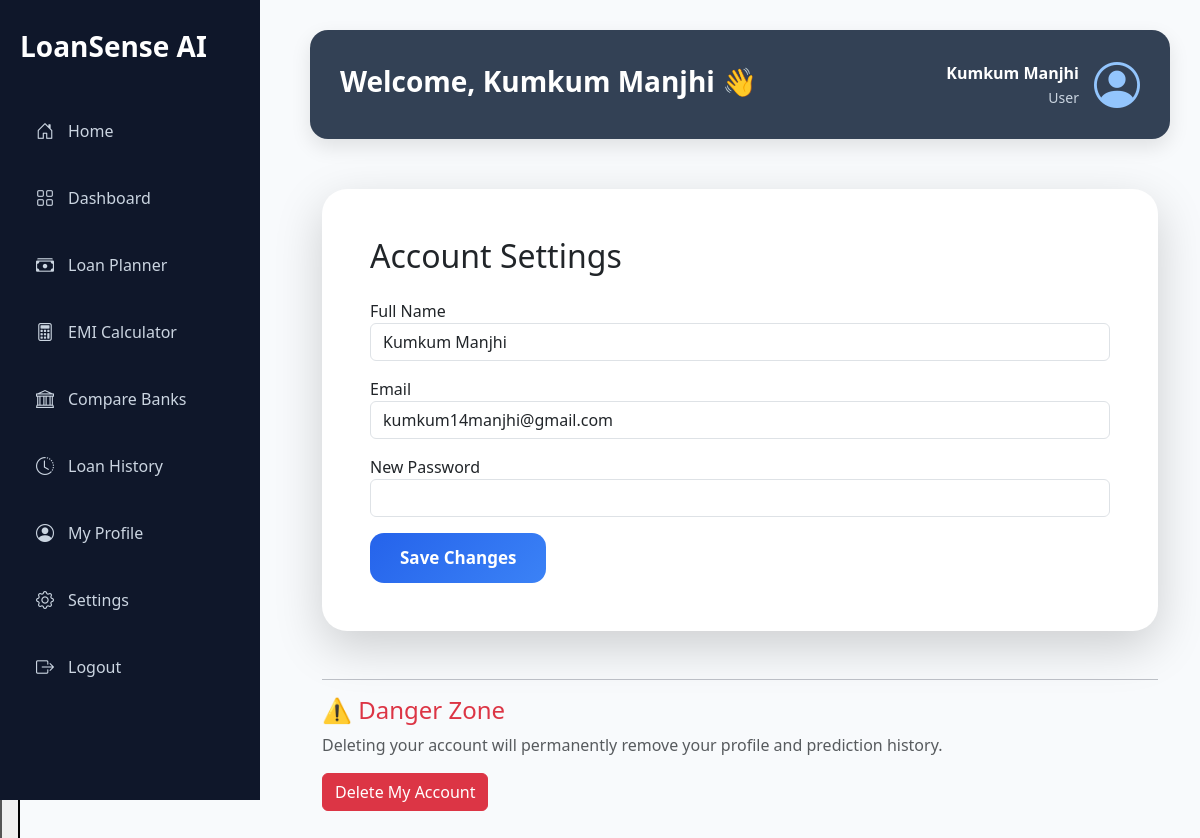
/settings (signed in), run on the app's committed database.
### app/models/user.py (models this page shows, shortened)
class User(UserMixin, db.Model):
    __tablename__ = "users"
    id = db.Column(db.Integer, primary_key=True)
    full_name = db.Column(db.String(100), nullable=False)
    email = db.Column(db.String(120), unique=True, nullable=False)
    password = db.Column(db.String(255), nullable=False)
    role = db.Column(db.String(20), default="user")
    created_at = db.Column(db.DateTime, server_default=db.func.now())

### run.py (the view, shortened to what this page needs)
@app.route("/settings", methods=["GET", "POST"])
@login_required
def settings():
    return render_template("settings/settings.html")

### app/__init__.py (called while the page is built)
def create_app():
    app = Flask(
        __name__,
        template_folder="templates",
        static_folder="static"
    )
    app.config.from_object(Config)
    db.init_app(app)
    login_manager = LoginManager()
    login_manager.login_view = "login"
    login_manager.init_app(app)
    @login_manager.user_loader
    def load_user(user_id):
        return User.query.get(int(user_id))
    with app.app_context():
        db.create_all()
    return app

### app/templates/settings/settings.html (shortened to what this page needs)
{% extends "base.html" %}
{% block css %}
<link rel="stylesheet" href="{{ url_for('static', filename='css/setting.css') }}">
{% endblock %}
{% block content %}
<div class="app-layout">
    {% include "components/sidebar.html" %}
    <div class="setting-content">
        {% include "components/topbar.html" %}
        <div class="container mt-5">
            <div class="card shadow-lg p-5">
                <h2 class="mb-4">
                    Account Settings
                </h2>
                <form method="POST" action="/settings">
                    <div class="mb-3">
                        <label>Full Name</label>
                        <input type="text" class="form-control" name="full_name" value="{{ current_user.full_name }}">
                    </div>
                    <div class="mb-3">
                        <label>Email</label>
                        <input type="email" class="form-control" value="{{ current_user.email }}" readonly>
                    </div>
                    <div class="mb-3">
                        <label>New Password</label>
                        <input type="password" class="form-control" name="password">
                    </div>
                    <button class="btn btn-primary">
                        Save Changes
                    </button>
                </form>
            </div>
            <hr class="mt-5">
            <h4 class="text-danger">⚠️ Danger Zone</h4>
            <p class="text-muted">
                Deleting your account will permanently remove your profile and prediction history.
            </p>
            <form action="{{ url_for('delete_account') }}" method="POST">
                <button type="submit" class="btn btn-danger"
                    onclick="return confirm('Are you sure you want to delete your account? This action cannot be undone.')">
                    Delete My Account
                </button>
            </form>
        </div>
    </div>
</div>
{% endblock %}

### app/templates/components/topbar.html (shortened to what this page needs)
<div class="topbar">
    <div class="top-left">
        <h2>
            Welcome, {{ current_user.full_name }} 👋
        </h2>
    </div>
    <div class="top-right">
        <div class="profile">
            <div class="text-end">
                <strong>{{ current_user.full_name }}</strong><br>
                <small>{{ current_user.role.title() }}</small>
            </div>
           <a href="{{ url_for('profile') }}" class="text-decoration-none">
    <i class="bi bi-person-circle profile-icon"></i>
</a>
        </div>
    </div>
</div>

### app/static/css/style.css (style rules this page uses)
* { margin:0; padding:0; box-sizing:border-box; }
body { font-family:'Poppins',sans-serif; background:var(--background); color:var(--text); }
a { text-decoration:none; }
.btn-primary { background:var(--primary); border:none; border-radius:12px; }

### app/static/css/layout.css (style rules this page uses)
.app-layout { display:flex; min-height:100vh; background:#f8fafc; }
.main-content, .planner-content, .emi-content, .bank-content, .profile-content, .history-content, .setting-content { margin-left:260px; width:calc(100% - 260px); min-height:100vh; padding:30px; }

### app/static/css/topbar.css (style rules this page uses)
.topbar { background:#334155; color:#fff; border-radius:18px; padding:20px 30px; display:flex; justify-content:space-between; align-items:center; box-shadow:0 8px 20px rgba(0,0,0,.10); margin-bottom:25px; }
.top-left h2 { font-size:28px; font-weight:700; color:#ffffff; margin-bottom:6px; }
.profile { display:flex; align-items:center; gap:15px; }
.profile strong { color:#ffffff; }
.profile small { color:#CBD5E1; }
.profile-icon { font-size:46px; color:#93C5FD; }

### app/static/css/setting.css (style rules this page uses)
body { background:#EEF4FB; font-family:Segoe UI, sans-serif; }
.container { max-width:950px; margin-top:50px !important; }
.card { border:none !important; border-radius:25px !important; overflow:hidden; background:#fff; box-shadow:0 20px 45px rgba(0,0,0,.08); transition:.4s; }
.btn-primary { background:linear-gradient(135deg,#2563EB,#3B82F6); border:none; border-radius:14px; padding:12px 30px; font-size:17px; font-weight:600; transition:.3s; }

### app/static/css/variables.css (style rules this page uses)
:root { --primary:#2563eb; --primary-dark:#1d4ed8; --success:#16a34a; --warning:#f59e0b; --danger:#dc2626; --background:#f8fafc; --surface:#ffffff; --text:#0f172a; --text-light:#64748b; --border:#e2e8f0; --radius:18px; --shadow: 0 10px 30px rgba(15,23,42,.08); --transition:.3s ease; }

### data on the page
User: full_name "Kumkum Manjhi", role "User", email "kumkum14manjhi@gmail.com"
